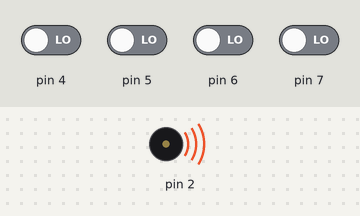
The sketch below on a simulated Arduino Uno, built with avr-gcc and run on an emulated ATmega328P. Shown: buzzer (waves = sounding). The inputs (shaded band) are chosen by the test bench; at power-on: pin 4–7 LOW.

Above: at 0.1 s.
At 15.6 s:
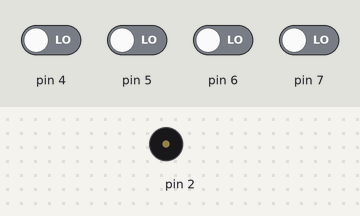
Timing chart, 0 to 17.1 s (numbered marks = the images above):
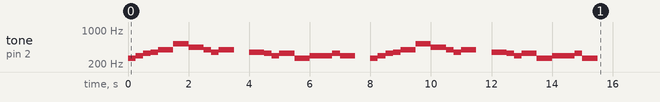

The sketch:

KitchenTimer.ino
```cpp
#define _C 262
#define _D 294
#define _E 330
#define _F	349
#define _G	392
#define _A 440
#define _B 494
#define _CH 523
#define _haku 250

void setup()
{
  pinMode(4, INPUT);
  pinMode(5, INPUT);
  pinMode(6, INPUT);
  pinMode(7, INPUT);
//  Serial.begin(9600);

  char D4=digitalRead(4);
  char D5=digitalRead(5);
  char D6=digitalRead(6);
  char D7=digitalRead(7);
  unsigned long t=(D7<<3)+(D6<<2)+(D5<<1)+D4;
//  Serial.println(t*60*1000);

  delay(t*60*1000);
//  delay(60000);
  melody();

}

void loop()
{

}

void melody()
{
  tone(2, _C);
  delay(_haku);
  tone(2, _D);
  delay(_haku);
  tone(2, _E);
  delay(_haku);
  tone(2, _F);
  delay(_haku);

  tone(2, _G);
  delay(_haku*2);
  tone(2, _CH);
  delay(_haku*2);

  tone(2, _A);
  delay(_haku*2);
  tone(2, _G);
  delay(_haku);
  tone(2, _F);
  delay(_haku);

  tone(2, _G);
  delay(_haku*2);
  noTone(2);
  delay(_haku*2);

  tone(2, _F);
  delay(_haku*2);
  tone(2, _E);
  delay(_haku);
  tone(2, _D);
  delay(_haku);

  tone(2, _E);
  delay(_haku*2);
  tone(2, _C);
  delay(_haku*2);

  tone(2, _D);
  delay(_haku);
  tone(2, _D);
  delay(_haku);
  tone(2, _D);
  delay(_haku);
  tone(2, _E);
  delay(_haku);

  tone(2, _D);
  delay(_haku*2);
  noTone(2);
  delay(_haku*2);

  tone(2, _C);
  delay(_haku);
  tone(2, _D);
  delay(_haku);
  tone(2, _E);
  delay(_haku);
  tone(2, _F);
  delay(_haku);

  tone(2, _G);
  delay(_haku*2);
  tone(2, _CH);
  delay(_haku*2);

  tone(2, _A);
  delay(_haku*2);
  tone(2, _G);
  delay(_haku);
  tone(2, _F);
  delay(_haku);

  tone(2, _G);
  delay(_haku*2);
  noTone(2);
  delay(_haku*2);

  tone(2, _F);
  delay(_haku*2);
  tone(2, _E);
  delay(_haku);
  tone(2, _D);
  delay(_haku);

  tone(2, _E);
  delay(_haku*2);
  tone(2, _C);
  delay(_haku*2);

  tone(2, _D);
  delay(_haku);
  tone(2, _D);
  delay(_haku);
  tone(2, _D);
  delay(_haku);
  tone(2, _E);
  delay(_haku);

  tone(2, _C);
  delay(_haku*2);
  noTone(2);
  delay(_haku*2);
}
```
